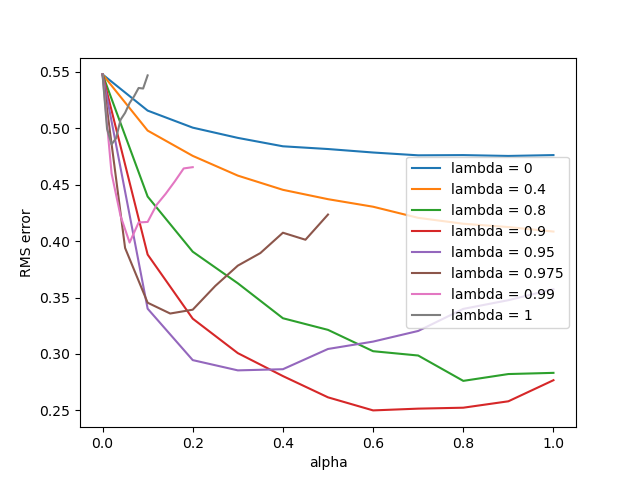

Source code (Python):
import numpy as np
import matplotlib.pyplot as plt
from tqdm import trange
from abc import ABC, abstractmethod


class RandomWalk:
    '''
    Random walk env
    '''

    def __init__(self, n_states, start_state):
        self.n_states = n_states
        self.states = np.arange(1, n_states + 1)
        self.start_state = start_state
        self.end_states = [0, n_states + 1]
        self.actions = [-1, 1]
        self.action_prob = 0.5
        self.rewards = [-1, 0, 1]


    def is_terminal(self, state):
        '''
        Whether state @state is an end state

        Params
        ------
        state: int
            current state
        '''
        return state in self.end_states


    def get_reward(self, next_state):
        '''
        Get reward corresponding to the next state

        Params
        ------
        next_state: int
            next state

        Return
        ------
        reward: int
            next reward
        '''
        if next_state == 0:
            reward = self.rewards[0]
        elif next_state == self.n_states + 1:
            reward = self.rewards[2]
        else:
            reward = self.rewards[1]
        return reward


    def take_action(self, state, action):
        '''
        Take action @action at state @state

        Params
        ------
        state: int
            current state
        action: int
            action taken

        Return
        ------
        (next_state, reward): (int, int)
            a tuple of next state and reward
        '''
        next_state = state + action
        reward = self.get_reward(next_state)
        return next_state, reward


class ValueFunction(ABC):
    '''
    value function abstract class
    '''

    def __init__(self, n_states):
        self.w = np.zeros(n_states + 2)


    @abstractmethod
    def get_value(self, state):
        pass


    def get_grad(self, state):
        pass


    def get_feature_vector(self, state):
        pass


    @abstractmethod
    def learn(self, state, delta):
        pass


class LambdaReturnValueFunction(ValueFunction):
    '''
    We use state aggregation as the feature constructor and with 
    a small state space (19 states), each state represents for a group.
    Hence, the value of each state = the corresponding weight
    '''

    def __init__(self, n_states):
        super().__init__(n_states)


    def get_value(self, state):
        '''
        Get value of state @state

        Params
        ------
        state: int
            current state

        Return
        ------
        value: float
            value of the current state
        '''
        value = self.w[state]
        return value


    def learn(self, state, error):
        '''
        Update weight vector @self.w

        Params
        ------
        delta: error
        '''
        self.w[state] += error


class TDLambdaValueFunction(ValueFunction):

    def __init__(self, n_states):
        super().__init__(n_states)


    def get_value(self, state):
        '''
        Get value of state @state

        Params
        ------
        state: int
            current state

        Return
        ------
        value: float
            value of the current state
        '''
        value = self.w[state]
        return value


    def get_feature_vector(self, state):
        '''
        Get feature vector of state @state

        Params
        ------
        state: int
            current state

        Return
        ------
        feature_vector: np.ndarray
            feature vector of the current state
        '''
        feature_vector = np.zeros(self.w.shape)
        feature_vector[state] = 1
        return feature_vector


    def get_grad(self, state):
        '''
        Get gradient w.r.t @self.w at state @state
        which is the feature  vector @self.x since 
        using linear func approx

        Params
        ------
        state: int
            current state

        Return
        ------
        grad: np.ndarray
            gradient
        '''
        feature_vector = self.get_feature_vector(state)
        grad = feature_vector
        return grad


    def learn(self, error):
        '''
        Update weight vector @self.w

        Params
        ------
        delta: float
        '''
        self.w += error


class TrueOnlineTDLambdaValueFunction(ValueFunction):

    def __init__(self, n_states):
        super().__init__(n_states)


    def get_value(self, state):
        '''
        Get value of state @state

        Params
        ------
        state: int
            current state

        Return
        ------
        value: float
            value of the current state
        '''
        value = self.w[state]
        return value


    def get_feature_vector(self, state):
        '''
        Get feature vector of state @state

        Params
        ------
        state: int
            current state

        Return
        ------
        feature_vector: np.ndarray
            feature vector of the current state
        '''
        feature_vector = np.zeros(self.w.shape)
        feature_vector[state] = 1
        return feature_vector


    def get_grad(self, state):
        '''
        Get gradient w.r.t @self.w at state @state
        which is the feature  vector @self.x since 
        using linear func approx

        Params
        ------
        state: int
            current state

        Return
        ------
        grad: np.ndarray
            gradient
        '''
        feature_vector = self.get_feature_vector(state)
        grad = feature_vector
        return grad


    def learn(self, error):
        '''
        Update weight vector @self.w

        Params
        ------
        error: float
        '''
        self.w += error


def get_true_value(random_walk, gamma):
    '''
    Calculate true value of @random_walk by Bellman equations

    Params
    ------
    random_walk: RandomWalk
    gamma: float
        discount factor

    Return
    ------
    true_value: np.ndarray
        true value off all of the states
    '''
    P = np.zeros((random_walk.n_states, random_walk.n_states))
    r = np.zeros((random_walk.n_states + 2, ))
    true_value = np.zeros((random_walk.n_states + 2, ))
    
    for state in random_walk.states:
        next_states = []
        rewards = []

        for action in random_walk.actions:
            next_state = state + action
            next_states.append(next_state)
            reward = random_walk.get_reward(next_state)
            rewards.append(reward)

        for state_, reward_ in zip(next_states, rewards):
            if not random_walk.is_terminal(state_):
                P[state - 1, state_ - 1] = random_walk.action_prob * 1
                r[state_] = reward_
        
    u = np.zeros((random_walk.n_states, ))
    u[0] = random_walk.action_prob * 1 * (-1 + gamma * random_walk.rewards[0])
    u[-1] = random_walk.action_prob * 1 * (1 + gamma * random_walk.rewards[2])

    r = r[1:-1]
    true_value[1:-1] = np.linalg.inv(np.identity(random_walk.n_states) - gamma * P).dot(0.5 * (P.dot(r) + u))
    true_value[0] = true_value[-1] = 0

    return true_value


def random_policy(random_walk):
    '''
    Policy choosing actions randomly

    Params
    ------
    random_walk: RandomWalk

    Return
    ------
    action: int
        chosen action
    '''
    action = np.random.choice(random_walk.actions)
    return action


def offline_lambda_return(value_function, lambda_, alpha, gamma, random_walk):
    '''
    Offline lambda-return algorithm

    Params
    ------
    value_function: ValueFunction
        value function
    lambda_: float
        trace decay param
    alpha: float
        step size
    gamma: float
        discount factor
    random_walk: RandomWalk
    '''
    state = random_walk.start_state
    states = [state]
    lambda_truncate = 1e-3

    while True:
        action = random_policy(random_walk)
        next_state, reward = random_walk.take_action(state, action)
        state = next_state
        states.append(state)
        if random_walk.is_terminal(state):
            T = len(states) - 1

            for t in range(T):
                lambda_return = 0

                for n in range(1, T - t):
                    n_step_return = np.power(gamma, t + n) * value_function.get_value(states[t + n])
                    lambda_return += np.power(lambda_, t + n - 1) * n_step_return
                    if np.power(lambda_, t + n - 1) < lambda_truncate:
                        break

                lambda_return *= 1 - lambda_
                if np.power(lambda_, T - t - 1) >= lambda_truncate:
                    lambda_return += np.power(lambda_, T - t - 1) * reward
                delta = alpha * (lambda_return - value_function.get_value(states[t]))
                value_function.learn(states[t], delta)
            break


def td_lambda(value_function, lambda_, alpha, gamma, random_walk):
    '''
    TD(lambda) algorithm

    Params
    ------
    value_function: ValueFunction
        value function
    lambda_: float
        trace decay param
    alpha: float
        step size
    gamma: float
        discount factor
    random_walk: RandomWalk
    '''
    state = random_walk.start_state
    eligible_trace = np.zeros(value_function.w.shape)

    while not random_walk.is_terminal(state):
        action = random_policy(random_walk)
        next_state, reward = random_walk.take_action(state, action)
        eligible_trace = gamma * lambda_ * eligible_trace + value_function.get_grad(state)
        td_error = reward + gamma * value_function.get_value(next_state) - value_function.get_value(state)
        delta = alpha * td_error * eligible_trace
        value_function.learn(delta)
        state = next_state


def true_online_td_lambda(value_function, lambda_, alpha, gamma, random_walk):
    '''
    True online TD(lambda) algorithm

    Params
    ------
    value_function: ValueFunction
        value function
    lambda_: float
        trace decay param
    alpha: float
        step size
    gamma: float
        discount factor
    random_walk: RandomWalk
    '''
    state = random_walk.start_state
    
    dutch_trace = np.zeros(value_function.w.shape)
    zero_vector = np.zeros(value_function.w.shape)
    old_state_value = 0

    while not random_walk.is_terminal(state):
        action = random_policy(random_walk)
        next_state, reward = random_walk.take_action(state, action)
        state_value = value_function.get_value(state)
        state_feature_vector = value_function.get_feature_vector(state)
        next_state_value = value_function.get_value(next_state)
        td_error = reward + gamma * next_state_value - state_value
        dutch_trace = gamma * lambda_ * dutch_trace + (1 - alpha * gamma * lambda_ \
            * dutch_trace.dot(state_feature_vector)) * state_feature_vector
        delta = alpha * ((td_error + state_value - old_state_value) * dutch_trace \
            - (state_value - old_state_value) * state_feature_vector)
        value_function.learn(delta)
        state = next_state
        old_state_value = next_state_value


if __name__ == '__main__':
    n_states = 19
    start_state = 10
    gamma = 1
    random_walk = RandomWalk(n_states, start_state)
    true_value = get_true_value(random_walk, gamma)

    episodes = 10
    runs = 50
    lambdas = [0, 0.4, 0.8, 0.9, 0.95, 0.975, 0.99, 1]
    offline_lambd_return_alphas = [
        np.arange(0, 1.1, 0.1),
        np.arange(0, 1.1, 0.1),
        np.arange(0, 1.1, 0.1),
        np.arange(0, 1.1, 0.1),
        np.arange(0, 1.1, 0.1),
        np.arange(0, 0.55, 0.05),
        np.arange(0, 0.22, 0.02),
        np.arange(0, 0.11, 0.01)
    ]
    td_lambda_alphas = [
        np.arange(0, 1.1, 0.1),
        np.arange(0, 1.1, 0.1),
        np.arange(0, 0.99, 0.09),
        np.arange(0, 0.55, 0.05),
        np.arange(0, 0.33, 0.03),
        np.arange(0, 0.22, 0.02),
        np.arange(0, 0.11, 0.01),
        np.arange(0, 0.044, 0.004)
    ]
    true_online_td_lambda_alphas = [
        np.arange(0, 1.1, 0.1),
        np.arange(0, 1.1, 0.1),
        np.arange(0, 1.1, 0.1),
        np.arange(0, 1.1, 0.1),
        np.arange(0, 1.1, 0.1),
        np.arange(0, 0.88, 0.08),
        np.arange(0, 0.44, 0.04),
        np.arange(0, 0.11, 0.01)
    ]

    methods = [
        {
            'func': offline_lambda_return,
            'value_function': LambdaReturnValueFunction,
            'step_sizes': offline_lambd_return_alphas,
            'img_path': './offline-lambda-return.png'
        },
        {
            'func': td_lambda,
            'value_function': TDLambdaValueFunction,
            'step_sizes': td_lambda_alphas,
            'img_path': './td-lambda.png'
        },
        {
            'func': true_online_td_lambda,
            'value_function': TrueOnlineTDLambdaValueFunction,
            'step_sizes': true_online_td_lambda_alphas,
            'img_path': './true-online-td-lambda.png'
        }
    ]

    errors = []

    for method_idx in range(len(methods)):
        func = methods[method_idx]['func']
        value_func = methods[method_idx]['value_function']
        alphas = methods[method_idx]['step_sizes']

        error = [np.zeros(len(alphas_)) for alphas_ in alphas]

        for _ in trange(runs):
            for lambda_idx in range(len(lambdas)):
                for alpha_idx, alpha in enumerate(alphas[lambda_idx]):
                    value_function = value_func(n_states)

                    for ep in range(episodes):
                        func(value_function, lambdas[lambda_idx], alpha, gamma, random_walk)
                        values = [value_function.get_value(state) for state in random_walk.states]
                        error[lambda_idx][alpha_idx] += np.sqrt(np.mean(np.power
                            (values - true_value[1: -1], 2)))

        errors.append(error)

    for errors_ in errors:
        for error in errors_:
            error /= episodes * runs

    for method_idx in range(len(methods)):
        for lambda_idx in range(len(lambdas)):
            plt.plot(alphas[lambda_idx], errors[method_idx][lambda_idx], 
                label= r'$\lambda$ = ' + str(lambdas[lambda_idx]))
        plt.xlabel('alpha')
        plt.ylabel('RMS error')
        plt.legend(loc='upper right')
        plt.savefig(methods[method_idx]['img_path'])
    plt.close()
